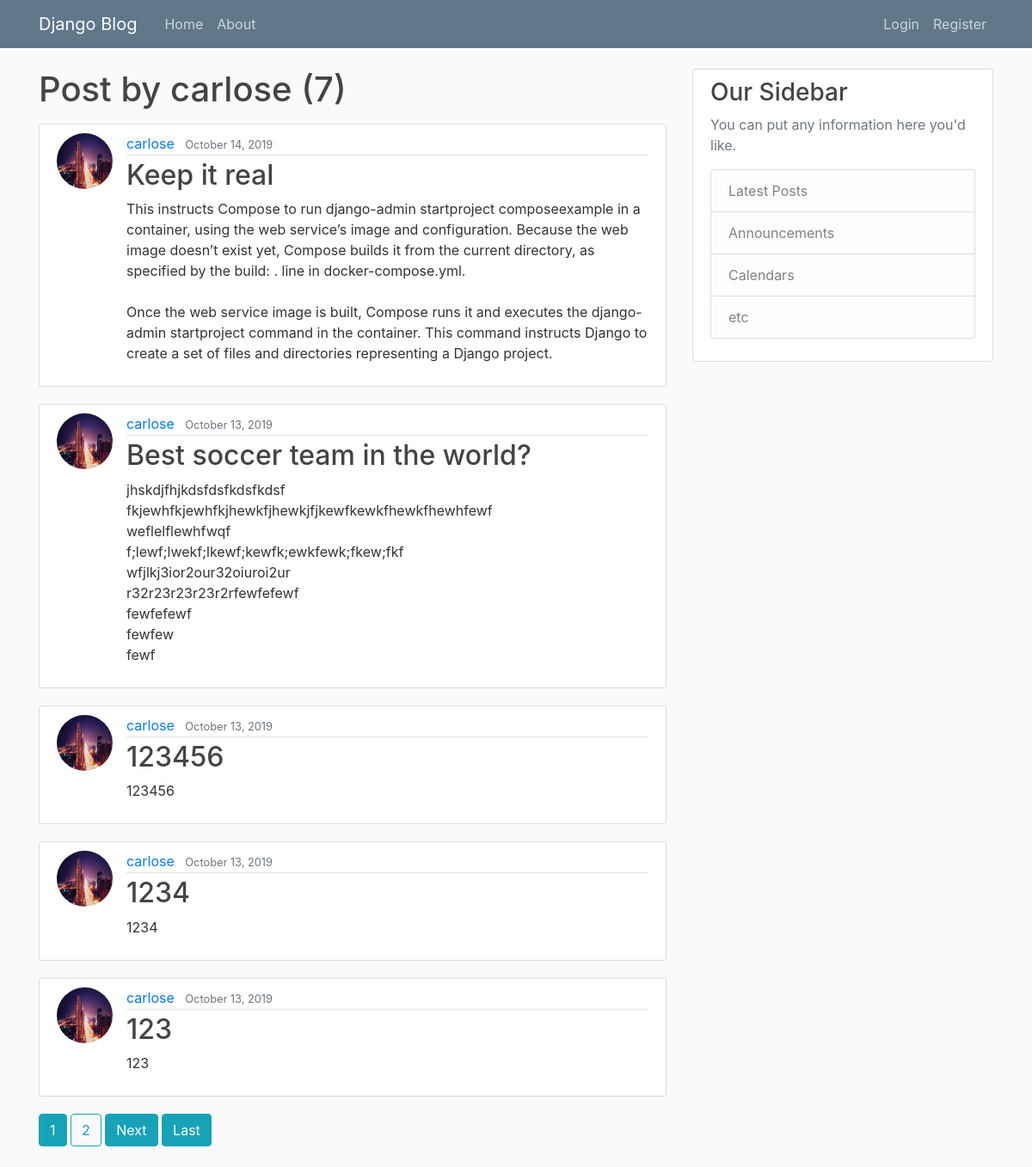
/user/carlose/, run on the app's committed database.
### blog/models.py (models this page shows, shortened)
class Post(models.Model):
    title = models.CharField(max_length=100)
    content = models.TextField()
    date_posted = models.DateTimeField(default=timezone.now)
    author = models.ForeignKey(User, on_delete=models.CASCADE)

### users/models.py (models this page shows, shortened)
class Profile(models.Model):
    user = models.OneToOneField(User, on_delete=models.CASCADE)
    image = models.ImageField(default='default.jpg',upload_to='profile_pics')

### blog/views.py (the view)
# urls.py: path('user/<str:username>/', UserPostListView.as_view(), name='user-posts'),
class UserPostListView(ListView):
    model = Post
    template_name = 'blog/user_posts.html'
    context_object_name = 'posts'
    paginate_by = 5
    def get_queryset(self):
        user = get_object_or_404(User, username=self.kwargs.get('username'))
        return Post.objects.filter(author=user).order_by('-date_posted')

### blog/templates/blog/user_posts.html (shortened to what this page needs)
{% extends "blog/base.html" %}
{% block content %}
<h1 class="mb-3">Post by {{ view.kwargs.username }} ({{ page_obj.paginator.count }})</h1>
    {% for post in posts %}
    <article class="media content-section">
    <img class="rounded-circle article-img" src="{{ post.author.profile.image.url }}"></img>
            <div class="media-body">
              <div class="article-metadata">
                <a class="mr-2" href="{% url 'user-posts' post.author.username %}">{{ post.author }}</a>
                <small class="text-muted">{{ post.date_posted|date:"F d, Y" }}</small>
              </div>
              <h2><a class="article-title" href="{% url 'post-detail' post.id %}">{{ post.title }}</a></h2>
              <p class="article-content">{{ post.content }}</p>
            </div>
          </article>
    {% endfor %}
    {% if is_paginated %}
      {% for num in page_obj.paginator.page_range %}
        {% if page_obj.number == num %}
            <a class="btn btn-info mb-4" href="?page={{ num }}">{{ num }}</a>
        {% elif num > page_obj.number|add:'-3' and num < page_obj.number|add:'3' %}
            <a class="btn btn-outline-info mb-4" href="?page={{ num }}">{{ num }}</a>
        {% endif %}
      {% endfor %}
        {% if page_obj.has_next %}
          <a class="btn btn-info mb-4" href="?page={{page_obj.next_page_number}}">Next</a>
          <a class="btn btn-info mb-4" href="?page={{ page_obj.paginator.num_pages }}">Last</a>
        {% endif %}
    {% endif %}
{% endblock content%}

### blog/static/blog/main.css (style rules this page uses)
body { background: #fafafa; color: #333333; margin-top: 5rem; }
h1, h2, h3, h4, h5, h6 { color: #444444; }
.content-section { background: #ffffff; padding: 10px 20px; border: 1px solid #dddddd; border-radius: 3px; margin-bottom: 20px; }
.article-title { color: #444444; }
.article-content { white-space: pre-line; }
.article-img { height: 65px; width: 65px; margin-right: 16px; }
.article-metadata { padding-bottom: 1px; margin-bottom: 4px; border-bottom: 1px solid #e3e3e3 }

### data on the page
Post: author.profile.image (picture), author "carlose", date_posted "October 14, 2019", title "Keep it real", content "This instructs Compose to run django-admin startproject composeexample in a container, using the web service’s image and configuration. Because the web image doesn’t exist yet, Compose builds it from the current directory, as specified by the build: . line in docker-compose.yml. Once the web service image is built, Compose runs it and executes the django-admin startproject command in the container. This command instructs Django to create a set of files and directories representing a Django project."
Post: author.profile.image (picture), author "carlose", date_posted "October 13, 2019", title "Best soccer team in the world?", content "jhskdjfhjkdsfdsfkdsfkdsf fkjewhfkjewhfkjhewkfjhewkjfjkewfkewkfhewkfhewhfewf weflelflewhfwqf f;lewf;lwekf;lkewf;kewfk;ewkfewk;fkew;fkf wfjlkj3ior2our32oiuroi2ur r32r23r23r23r2rfewfefewf fewfefewf fewfew fewf"
Post: author.profile.image (picture), author "carlose", date_posted "October 13, 2019", title "123456", content "123456"
Post: author.profile.image (picture), author "carlose", date_posted "October 13, 2019", title "1234", content "1234"
Post: author.profile.image (picture), author "carlose", date_posted "October 13, 2019", title "123", content "123"

### other printed values
{{ view.kwargs.username }} "carlose"
{{ page_obj.paginator.count }} "7"
{{ num }} "1"
{{ num }} "2"
